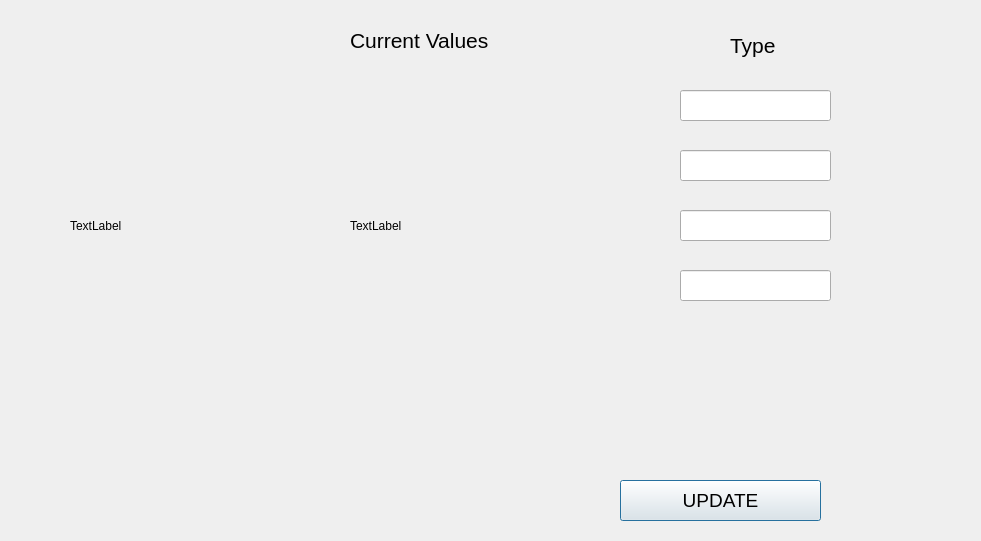
<?xml version="1.0" encoding="UTF-8"?>
<ui version="4.0">
 <class>edit_window</class>
 <widget class="QDialog" name="edit_window">
  <property name="sizePolicy">
   <sizepolicy hsizetype="Maximum" vsizetype="Maximum">
    <horstretch>0</horstretch>
    <verstretch>0</verstretch>
   </sizepolicy>
  </property>
  <property name="windowTitle">
   <string>Edit</string>
  </property>
  <widget class="QLabel" name="label">
   <property name="geometry">
    <rect>
     <x>70</x>
     <y>50</y>
     <width>511</width>
     <height>351</height>
    </rect>
   </property>
   <property name="text">
    <string>TextLabel</string>
   </property>
  </widget>
  <widget class="QLabel" name="label_4">
   <property name="geometry">
    <rect>
     <x>730</x>
     <y>20</y>
     <width>181</width>
     <height>51</height>
    </rect>
   </property>
   <property name="font">
    <font>
     <pointsize>16</pointsize>
    </font>
   </property>
   <property name="text">
    <string>Type </string>
   </property>
  </widget>
  <widget class="QLabel" name="label_3">
   <property name="geometry">
    <rect>
     <x>350</x>
     <y>20</y>
     <width>211</width>
     <height>41</height>
    </rect>
   </property>
   <property name="font">
    <font>
     <pointsize>16</pointsize>
    </font>
   </property>
   <property name="text">
    <string>Current Values</string>
   </property>
  </widget>
  <widget class="QLabel" name="label_2">
   <property name="geometry">
    <rect>
     <x>350</x>
     <y>40</y>
     <width>231</width>
     <height>371</height>
    </rect>
   </property>
   <property name="text">
    <string>TextLabel</string>
   </property>
  </widget>
  <widget class="QLineEdit" name="lineEdit">
   <property name="geometry">
    <rect>
     <x>680</x>
     <y>90</y>
     <width>151</width>
     <height>31</height>
    </rect>
   </property>
  </widget>
  <widget class="QLineEdit" name="lineEdit_2">
   <property name="geometry">
    <rect>
     <x>680</x>
     <y>150</y>
     <width>151</width>
     <height>31</height>
    </rect>
   </property>
  </widget>
  <widget class="QLineEdit" name="lineEdit_3">
   <property name="geometry">
    <rect>
     <x>680</x>
     <y>210</y>
     <width>151</width>
     <height>31</height>
    </rect>
   </property>
  </widget>
  <widget class="QLineEdit" name="lineEdit_4">
   <property name="geometry">
    <rect>
     <x>680</x>
     <y>270</y>
     <width>151</width>
     <height>31</height>
    </rect>
   </property>
  </widget>
  <widget class="QPushButton" name="update_button">
   <property name="geometry">
    <rect>
     <x>620</x>
     <y>480</y>
     <width>201</width>
     <height>41</height>
    </rect>
   </property>
   <property name="font">
    <font>
     <pointsize>14</pointsize>
    </font>
   </property>
   <property name="text">
    <string>UPDATE</string>
   </property>
  </widget>
 </widget>
 <resources/>
 <connections/>
</ui>
